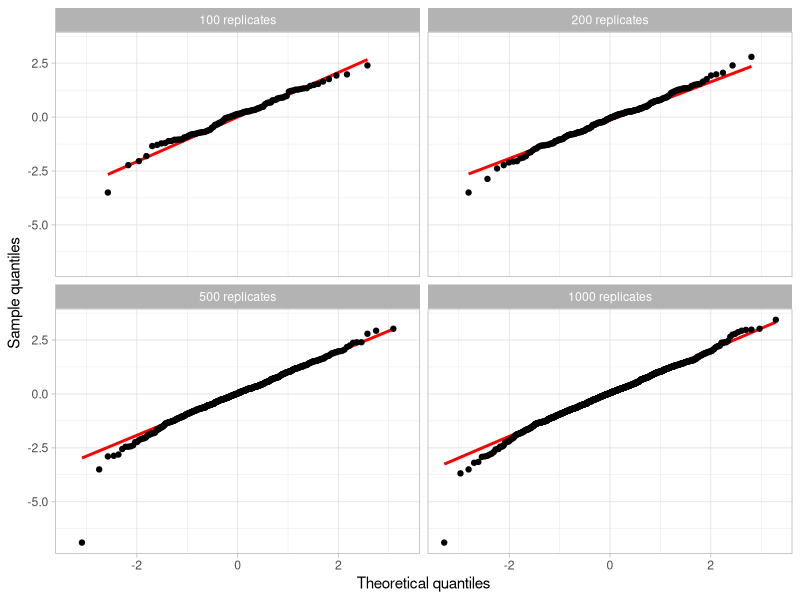

This figure's R source:
## ---- chunk 1

# I demonstrate how to use bootstrapping to do hypothesis testing 
# using a dataset `sleep` in tidyverse. It is to test wheather there is 
# a significant increase in the number of extra hours of sleep 
# compared to the control group.

library(tidyverse)
theme_set(theme_light())

sleep <- as_tibble(sleep)
print(sleep, n = 5)

# `t.test` is only valid when data are normally distributed. In reality, this is often not true.

test_sleep <- function(df) {
  df <- as_tibble(df)
  t.test(extra ~ group, data = df, alternative = "less")
}
theta_hat <- test_sleep(sleep)

## ---- chunk 2

# First sample under the null.

boot_null_factory <- function(df) {
  df <- as_tibble(df)
  groups <- df %>% pull(group)
  function(seed = 0) {
    set.seed(seed)
    sample_frac(df, replace = TRUE) %>% 
      mutate(group = groups)
  }
}

boot_null <- boot_null_factory(sleep)

## ---- chunk 3

# Create a tibble `boot_null_results` with values of the regression coefficients 
# averaged over an increasing number of bootstrap replicates.

boot_theta <- function(nboot, boot_fun, theta) {
  tibble(
    b = 1:nboot,
    df_b = map(b, ~ boot_fun(.x)),
    theta_b = map(df_b, theta)
  )
}

boot_null_results <- tibble(
  nboot = c(100, 200, 500, 1000),
  theta_b = map(nboot, boot_theta, boot_fun = boot_null, theta = test_sleep)
) %>%
  unnest(theta_b) %>%
  dplyr::select(-df_b) %>%
  mutate(theta_b = map_dbl(theta_b, "statistic"))

## ---- chunk 4

# Q-Q plot of `theta_b`

library(ggplot2)

ggplot(boot_null_results,
       aes(sample = theta_b)) +
  stat_qq_line(distribution = qnorm,
               color = "red",
               size = 1) +
  geom_qq(distribution = qnorm) +
  facet_wrap(~ nboot, labeller = 
               as_labeller(function(x) paste(x, "replicates"))) +
  labs(x = "Theoretical quantiles",
       y = "Sample quantiles")

## ---- chunk 5

# Extract the p values

boot_null_pval <- boot_null_results %>%
  group_by(nboot) %>%
  summarize(pval = mean(theta_b <= theta_hat$statistic))

print(boot_null_pval, n = 5)

